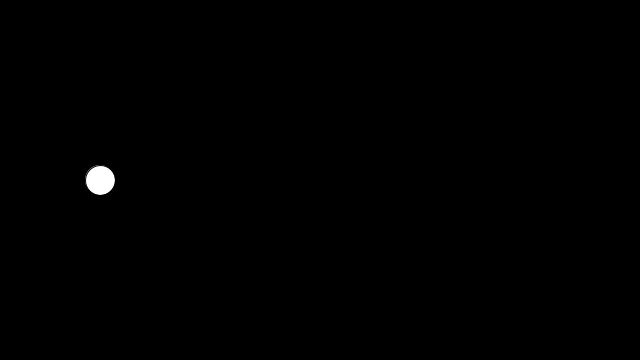
Frame 1 (no input)
Frame 60 (the mouse pressed at the canvas centre just before this capture): identical to frame 1, image omitted
Frame 120 (the mouse held since frame 60 and released just before this capture): identical to frame 1, image omitted

The Processing sketch that drew this single still picture (run headless with seeded random() and noise(); from frame 60 on, the mouse is pressed at the canvas centre):

// Processing sketch: Simple_Variable
// ── Simple_Variable.pde
int circleX;

void setup()
{
  size(640,360);
  circleX = 100;
}

void draw()
{
  background(0);
  fill(255);
  ellipse(circleX,180,30,30);
}
